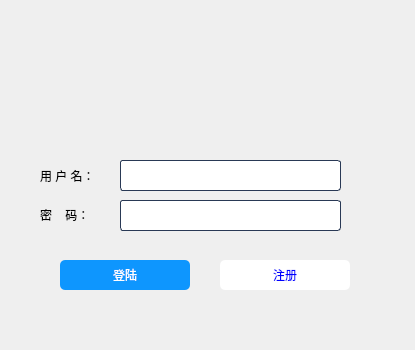
<?xml version="1.0" encoding="UTF-8"?>
<ui version="4.0">
 <class>Login</class>
 <widget class="QDialog" name="Login">
  <property name="geometry">
   <rect>
    <x>0</x>
    <y>0</y>
    <width>415</width>
    <height>350</height>
   </rect>
  </property>
  <property name="windowTitle">
   <string>Dialog</string>
  </property>
  <widget class="QLabel" name="label">
   <property name="geometry">
    <rect>
     <x>160</x>
     <y>40</y>
     <width>100</width>
     <height>100</height>
    </rect>
   </property>
   <property name="styleSheet">
    <string notr="true">border-image:url(:/loginico.png)</string>
   </property>
   <property name="text">
    <string/>
   </property>
  </widget>
  <widget class="QLabel" name="label_3">
   <property name="geometry">
    <rect>
     <x>40</x>
     <y>200</y>
     <width>71</width>
     <height>30</height>
    </rect>
   </property>
   <property name="styleSheet">
    <string notr="true"/>
   </property>
   <property name="text">
    <string>密    码：</string>
   </property>
  </widget>
  <widget class="QPushButton" name="BtnLogin">
   <property name="geometry">
    <rect>
     <x>60</x>
     <y>260</y>
     <width>130</width>
     <height>30</height>
    </rect>
   </property>
   <property name="styleSheet">
    <string notr="true">QPushButton
{
    font-family:Microsoft Yahei;
    color:white;
    background-color:rgb(14 , 150 , 254);
    border-radius:5px;
}

QPushButton:hover
{
    background-color:rgb(44 , 137 , 255);
}

QPushButton:pressed
{
    background-color:rgb(14 , 135 , 228);
    padding-left:3px;
    padding-top:3px;
}</string>
   </property>
   <property name="text">
    <string>登陆</string>
   </property>
   <property name="autoDefault">
    <bool>false</bool>
   </property>
   <property name="default">
    <bool>false</bool>
   </property>
   <property name="flat">
    <bool>false</bool>
   </property>
  </widget>
  <widget class="QLineEdit" name="txtName">
   <property name="geometry">
    <rect>
     <x>120</x>
     <y>160</y>
     <width>221</width>
     <height>31</height>
    </rect>
   </property>
   <property name="styleSheet">
    <string notr="true">QLineEdit {
    border: 1px solid rgb(41, 57, 85);   
    border-radius: 3px;  
    background: white;  
    selection-background-color: green; 
    font-size: 16px ;  
}
 
QLineEdit:hover {
    border: 1px solid blue;  
}</string>
   </property>
  </widget>
  <widget class="QLabel" name="label_2">
   <property name="geometry">
    <rect>
     <x>40</x>
     <y>160</y>
     <width>81</width>
     <height>31</height>
    </rect>
   </property>
   <property name="styleSheet">
    <string notr="true"/>
   </property>
   <property name="text">
    <string>用 户 名：</string>
   </property>
  </widget>
  <widget class="QLineEdit" name="txtPass">
   <property name="geometry">
    <rect>
     <x>120</x>
     <y>200</y>
     <width>221</width>
     <height>31</height>
    </rect>
   </property>
   <property name="styleSheet">
    <string notr="true">QLineEdit {
    border: 1px solid rgb(41, 57, 85);   
    border-radius: 3px;  
    background: white;  
    selection-background-color: green; 
    font-size: 16px ;  
}
 
QLineEdit:hover {
    border: 1px solid blue;  
}</string>
   </property>
  </widget>
  <widget class="QPushButton" name="BtnRegister">
   <property name="geometry">
    <rect>
     <x>220</x>
     <y>260</y>
     <width>130</width>
     <height>30</height>
    </rect>
   </property>
   <property name="styleSheet">
    <string notr="true">QPushButton
{
    font-family:Microsoft Yahei;
    color:blue;
    background-color:rgb(255 , 255 , 255);
    border-radius:5px;
}

QPushButton:hover
{
    background-color:rgb(255 , 235 , 255);
}

QPushButton:pressed
{
    background-color:rgb(255 , 235 , 255);
    padding-left:3px;
    padding-top:3px;
}</string>
   </property>
   <property name="text">
    <string>注册</string>
   </property>
   <property name="autoDefault">
    <bool>false</bool>
   </property>
   <property name="default">
    <bool>false</bool>
   </property>
  </widget>
 </widget>
 <resources/>
 <connections/>
</ui>
